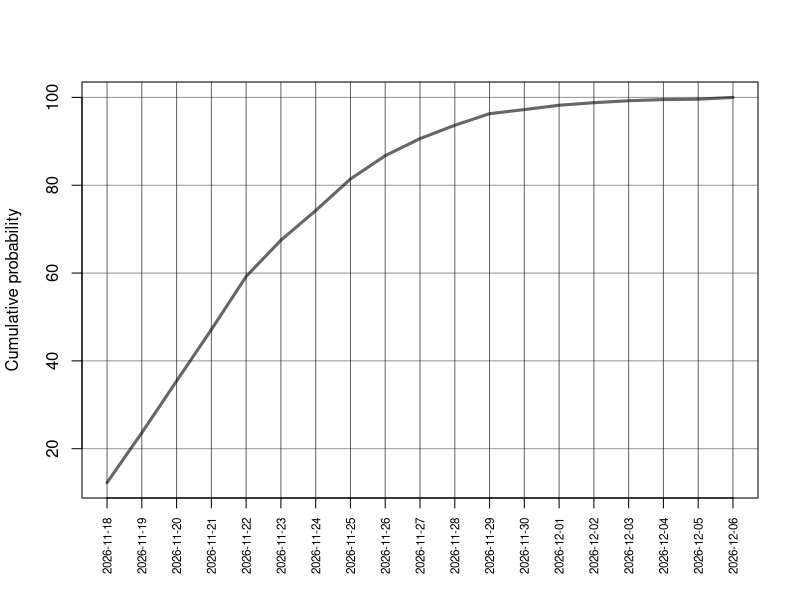
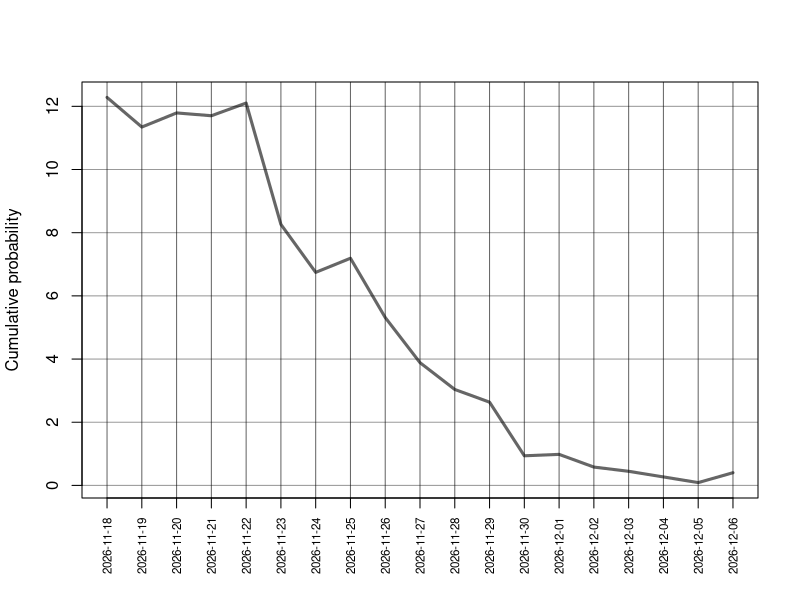

The R source for these figures, in order:
df <- read.csv('birth.csv')

total <- sum(df$Births)
df$week <- substr(df$Week, 1, 2)
df$day <- substr(df$Week, 5, 5)

df$p <- df$Births / total

# function for getting probability
how <- function(week = 40, day = 3, date = Sys.Date()){
  #which row are you on
  d <- which(df$week == week & df$day == day)
  # get only later rows
  new_df <- df[d:nrow(df),]
  # get total number of births
  new_total <- sum(new_df$Births)
  
  # get percentage for each day
  new_df$percentage <- new_df$Births / new_total * 100
  
  # get cumulative percentage
  new_df$cum_p <- cumsum(new_df$percentage)
  
  new_df$date <- 0:(nrow(new_df) - 1) + date
  
  # subset
  new_df <- new_df[,c('date', 'week', 'day', 'percentage', 'cum_p')]
  return(new_df)
}

temp <- how()

plot(temp$date, temp$cum_p,
     type = 'l',
     col = adjustcolor('black', alpha.f = 0.6),
     lwd = 3, 
     xaxt = 'n',
     xlab = NA,
     ylab = 'Cumulative probability')
axis(side = 1,
     at = temp$date,
     labels = temp$date,
     las = 3,
     cex.axis = 0.7)
abline(h = seq(0, 100, 20),
       col = adjustcolor('black', alpha.f = 0.4))
abline(v = temp$date, 
       col = adjustcolor('black', alpha.f = 0.6))

plot(temp$date, 
     temp$percentage,
     type = 'l', 
     col = adjustcolor('black', alpha.f = 0.6),
     lwd = 3,
     xaxt = 'n',
     xlab = NA,
     ylab = 'Cumulative probability')
axis(side = 1,
     at = temp$date,
     labels = temp$date,
     las = 3,
     cex.axis = 0.7)
abline(h = seq(0, 100, 2),
       col = adjustcolor('black', alpha.f = 0.4))
abline(v = temp$date, 
       col = adjustcolor('black', alpha.f = 0.6))